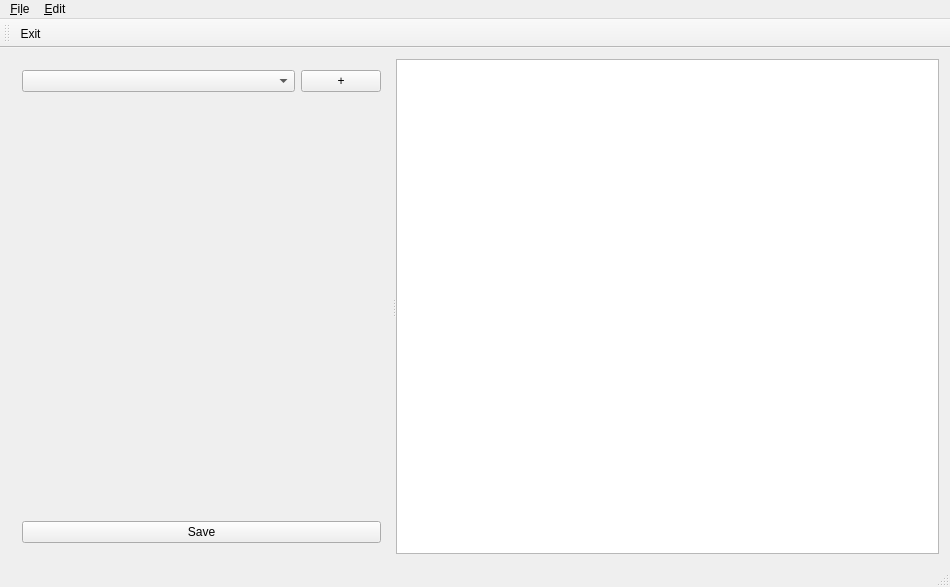
<?xml version="1.0" encoding="UTF-8"?>
<ui version="4.0">
 <class>MainWindow</class>
 <widget class="QMainWindow" name="MainWindow">
  <property name="geometry">
   <rect>
    <x>0</x>
    <y>0</y>
    <width>950</width>
    <height>587</height>
   </rect>
  </property>
  <property name="windowTitle">
   <string>MainWindow</string>
  </property>
  <widget class="QWidget" name="centralWidget">
   <layout class="QVBoxLayout" name="verticalLayout_2">
    <item>
     <widget class="QSplitter" name="splitter">
      <property name="orientation">
       <enum>Qt::Horizontal</enum>
      </property>
      <widget class="QWidget" name="layoutWidget">
       <layout class="QVBoxLayout" name="verticalLayout">
        <item>
         <layout class="QGridLayout" name="gridLayout" rowstretch="0,0,0" columnstretch="0,0">
          <property name="sizeConstraint">
           <enum>QLayout::SetDefaultConstraint</enum>
          </property>
          <property name="rightMargin">
           <number>0</number>
          </property>
          <property name="bottomMargin">
           <number>0</number>
          </property>
          <property name="spacing">
           <number>6</number>
          </property>
          <item row="0" column="1">
           <widget class="QPushButton" name="addButton">
            <property name="sizePolicy">
             <sizepolicy hsizetype="Fixed" vsizetype="Fixed">
              <horstretch>0</horstretch>
              <verstretch>0</verstretch>
             </sizepolicy>
            </property>
            <property name="minimumSize">
             <size>
              <width>0</width>
              <height>0</height>
             </size>
            </property>
            <property name="baseSize">
             <size>
              <width>0</width>
              <height>22</height>
             </size>
            </property>
            <property name="text">
             <string>+</string>
            </property>
           </widget>
          </item>
          <item row="0" column="0">
           <widget class="MenuComboBox" name="menuComboBox"/>
          </item>
         </layout>
        </item>
        <item>
         <widget class="EditorDelegate" name="menuEditorDelegate" native="true">
          <zorder>gridLayoutWidget</zorder>
         </widget>
        </item>
        <item>
         <widget class="QPushButton" name="savePushButton">
          <property name="text">
           <string>Save</string>
          </property>
         </widget>
        </item>
       </layout>
      </widget>
      <widget class="QPlainTextEdit" name="menuTextEdit">
       <property name="minimumSize">
        <size>
         <width>400</width>
         <height>0</height>
        </size>
       </property>
       <property name="font">
        <font>
         <family>Courier New</family>
        </font>
       </property>
      </widget>
     </widget>
    </item>
   </layout>
  </widget>
  <widget class="QMenuBar" name="menuBar">
   <property name="geometry">
    <rect>
     <x>0</x>
     <y>0</y>
     <width>950</width>
     <height>18</height>
    </rect>
   </property>
   <widget class="QMenu" name="menuFile">
    <property name="title">
     <string>&amp;Fi&amp;le</string>
    </property>
    <addaction name="action_Open"/>
    <addaction name="action_Save"/>
    <addaction name="separator"/>
    <addaction name="action_Exit"/>
   </widget>
   <widget class="QMenu" name="menuEdit">
    <property name="title">
     <string>&amp;Edit</string>
    </property>
    <addaction name="action_Add"/>
    <addaction name="action_Remove"/>
   </widget>
   <addaction name="menuFile"/>
   <addaction name="menuEdit"/>
  </widget>
  <widget class="QToolBar" name="mainToolBar">
   <attribute name="toolBarArea">
    <enum>TopToolBarArea</enum>
   </attribute>
   <attribute name="toolBarBreak">
    <bool>false</bool>
   </attribute>
   <addaction name="action_Exit"/>
  </widget>
  <widget class="QStatusBar" name="statusBar"/>
  <action name="action_Open">
   <property name="text">
    <string>&amp;Open...</string>
   </property>
  </action>
  <action name="action_Save">
   <property name="text">
    <string>&amp;Save...</string>
   </property>
  </action>
  <action name="action_Exit">
   <property name="text">
    <string>&amp;Exit</string>
   </property>
   <property name="shortcut">
    <string>Ctrl+X</string>
   </property>
  </action>
  <action name="action_Add">
   <property name="text">
    <string>&amp;Add...</string>
   </property>
  </action>
  <action name="action_Remove">
   <property name="text">
    <string>&amp;Remove</string>
   </property>
  </action>
 </widget>
 <layoutdefault spacing="6" margin="11"/>
 <customwidgets>
  <customwidget>
   <class>MenuComboBox</class>
   <extends>QComboBox</extends>
   <header>menucombobox.h</header>
  </customwidget>
  <customwidget>
   <class>EditorDelegate</class>
   <extends>QWidget</extends>
   <header>editordelegate.h</header>
   <container>1</container>
  </customwidget>
 </customwidgets>
 <resources/>
 <connections>
  <connection>
   <sender>action_Exit</sender>
   <signal>triggered()</signal>
   <receiver>MainWindow</receiver>
   <slot>close()</slot>
   <hints>
    <hint type="sourcelabel">
     <x>-1</x>
     <y>-1</y>
    </hint>
    <hint type="destinationlabel">
     <x>199</x>
     <y>149</y>
    </hint>
   </hints>
  </connection>
 </connections>
</ui>
